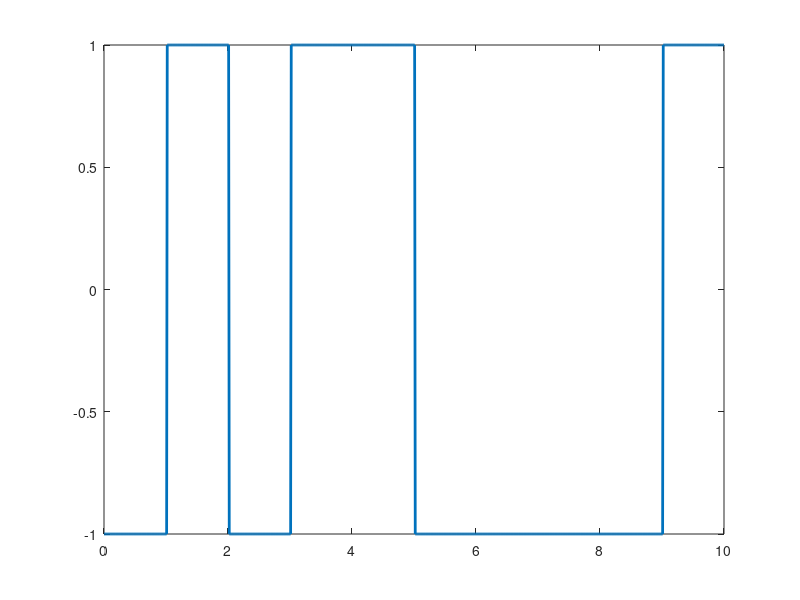

The MATLAB source for this figure: (Note: this script raises an error after producing the figure.)
clc;
clear all;
close all;

N = 10;
n = randi([0,1], 1,N);

for m = 1:N
    if n(m) == 1
        nn(m) = 1;
    else
        nn(m) = -1;
    end
end

i = 1;
t = 0:0.01:length(n);

for j = 1:length(t)
    if t(j) <= i
        y(j) = nn(i);
    else
        y(j) = nn(i);
        i = i + 1;
    end
end

plot(t,y,'lineWidth', 2);
axis([0,N,-1.5,-1.5])
grid on;
